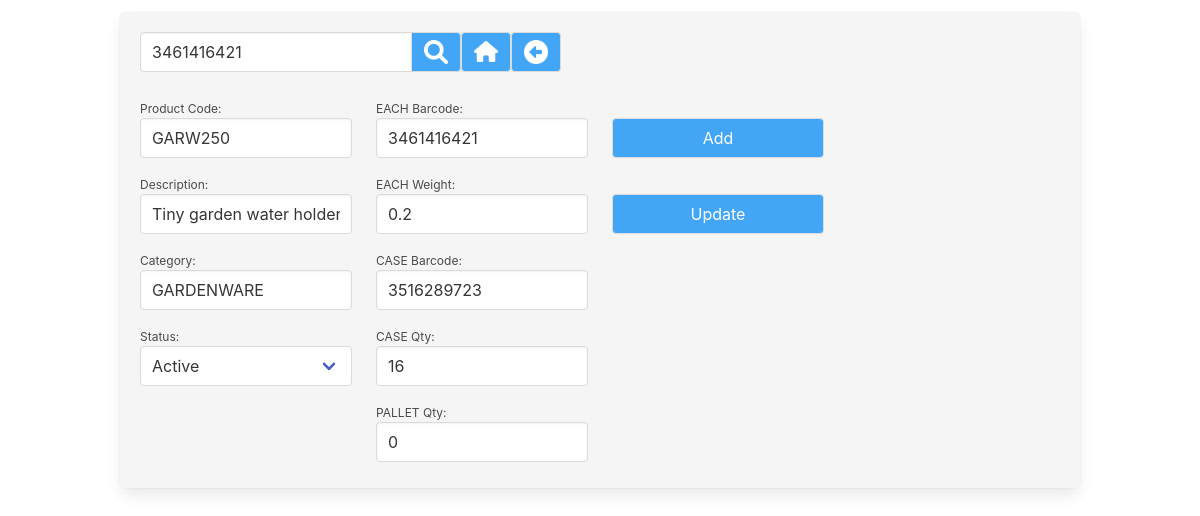
The page /gv_mgr_products.php?product=3461416421 (signed in) on the database its author committed.
### tables this page shows
CREATE TABLE "geb_product" (
	"prod_pkey"	INTEGER PRIMARY KEY AUTOINCREMENT,
	"prod_code"	TEXT,
	"prod_desc"	TEXT,
	"prod_category"	TEXT,
	"prod_each_barcode"	TEXT,
	"prod_each_weight"	TEXT,
	"prod_case_barcode"	TEXT,
	"prod_case_qty"	INTEGER DEFAULT 0,
	"prod_pall_qty"	INTEGER DEFAULT 0,
	"prod_phy_qty"	INTEGER DEFAULT 0,
	"prod_alloc_qty"	INTEGER DEFAULT 0,
	"prod_free_qty"	INTEGER DEFAULT 0,
	"prod_disabled"	INTEGER DEFAULT 0
);

### lib_login.php (called while the page is built, shortened)
<?php
class Login
{
	private $user_is_logged_in = false;
	public function is_session_started()
	{
		if (php_sapi_name() !== 'cli' )
		{
			if ( version_compare(phpversion(), '5.4.0', '>=') )
			{
				return session_status() === PHP_SESSION_ACTIVE ? TRUE : FALSE;
			}
		}
		return FALSE;
	}
	private function loginWithSessionData()
	{
		$this->user_is_logged_in = true;
	}
	public function isUserLoggedIn()
	{
		return $this->user_is_logged_in;
	}
}

### lib_functions.php (called while the page is built, shortened)
<?php
$box_size_str	=	'height:64px;';
function leave_numbers_only($input_string)
{
	return preg_replace('/[^0-9]/', '', trim($input_string));
}
function convert_dec_to_bin_with_padding($dec_value)
{
        $x = decbin($dec_value);
        return str_pad($x, 16, '0', STR_PAD_LEFT);
}
function core_acl_cookie_check($cookie_value)
{
	$outcome = false;
	$cookie_value	=	leave_numbers_only($cookie_value);
	if ($cookie_value == 1)	{	$outcome = true;	}
	return $outcome;
}
function can_user_access($cookie)
{
	$cookie_array	=	convert_dec_to_bin_with_padding(leave_numbers_only($cookie));
	return core_acl_cookie_check($cookie_array[0]);
}

### gv_mgr_products.php (the view, shortened to what this page needs)
<?php
require_once("lib_login.php");
$login = new Login();
if ($login->isUserLoggedIn() == true)
{
	require_once("lib_functions.php");
	if ( (can_user_access($_SESSION['user_inventory']))  AND  (leave_numbers_only($_SESSION['user_priv']) >=	min_priv))
	{
		require_once("lib_db_conn.php");
		$product_or_barcode		=	"";
		if (isset($_GET["product"]))
		{
			$product_or_barcode		=	trim($_GET["product"]);
		}
?>
<!DOCTYPE html>
<html lang="en">
<head>
	<link rel="stylesheet" href="css/bulma.css">
	<link rel="stylesheet" href="css/custom.css">
</head>
<body>
<?php
	echo '<div style="height:12px"></div>';
	echo '<section class="section is-paddingless">';
	echo	'<div class="container box has-background-light">';
	$page_form	=	'';
	$page_form	.=	'<form action="gv_mgr_products.php" method="get">';
		$page_form	.=	'<div class="field has-addons">';
			$page_form	.=	'<p class="control">';
			$page_form	.=		'<input class="input" type="text" id="product" name="product" placeholder="Product code" value="' . $product_or_barcode . '">';
			$page_form	.=	'</p>';
			$page_form	.=	'<p class="control">';
			$page_form	.=		'<button class="button manager_class iconSearch" style="width:50px;" type="submit"></button>';
			$page_form	.=	'</p>';
		$page_form	.=	'</div>';
	$page_form	.=	'</form>';
	$page_form	.=	'<p class="control">';
	$menu_link	=	"'index.php'";
	$page_form	.=		'<button class="button manager_class iconHome" style="width:50px;" onClick="open_link(' . $menu_link . ');"></button>';
	$page_form	.=	'</p>';
	$page_form	.=	'<p class="control">';
	$page_form	.=		'<button class="button manager_class iconBackArrow" style="width:50px;" onClick="goBack();"></button>';
	$page_form	.=	'</p>';
	echo '<nav class="level">
		<div class="level-left">
		<div class="level-item">
	' . $page_form . '
		</div>
		</div>
	</nav>';
	try
	{
		$is_barcode	=	false;
		if (is_numeric($product_or_barcode))	{	$is_barcode	=	true;	}
		$sql	=	"
			SELECT
			*
			FROM
			geb_product
			WHERE
		";
		if ($is_barcode)
		{
			$sql	.=	" prod_each_barcode = :iprod_each_bar OR prod_case_barcode = :iprod_case_bar";
		}
		else
		{
			$sql	.=	" prod_code = :iprod_code ";
		}
		$columns_html	=	"";
		$prod_pkey			=	0;
		$prod_code			=	"";
		$prod_desc			=	"";
		$prod_category		=	"";
		$prod_each_barcode	=	"";
		$prod_each_weight	=	"";
		$prod_case_barcode	=	"";
		$prod_case_qty		=	0;
		$prod_pall_qty		=	0;
		$prod_disabled		=	0;
		if ($stmt = $db->prepare($sql))
		{
			if ($is_barcode)
			{
				$stmt->bindValue(':iprod_each_bar',	$product_or_barcode,	PDO::PARAM_STR);
				$stmt->bindValue(':iprod_case_bar',	$product_or_barcode,	PDO::PARAM_STR);
			}
			else
			{
				$stmt->bindValue(':iprod_code',	$product_or_barcode,	PDO::PARAM_STR);
			}
			$stmt->execute();
			while($row = $stmt->fetch(PDO::FETCH_ASSOC))
			{
				$prod_pkey				=	trim($row['prod_pkey']);
				$prod_code				=	trim($row['prod_code']);
				$prod_desc				=	trim($row['prod_desc']);
				$prod_category			=	trim($row['prod_category']);
				$prod_each_barcode		=	trim($row['prod_each_barcode']);
				$prod_each_weight		=	trim($row['prod_each_weight']);
				$prod_case_barcode		=	trim($row['prod_case_barcode']);
				$prod_case_qty			=	trim($row['prod_case_qty']);
				$prod_pall_qty			=	trim($row['prod_pall_qty']);
				$prod_disabled			=	trim($row['prod_disabled']);
			}
			$columns_html	.=	'<div class="columns">';
			$columns_html	.=	'<div class="column is-3">';
			$status_html	=	'<option value="0"';
			if ($prod_disabled == 0)	{	$status_html	.=	' selected';	}
			$status_html	.=	'>Active</option>';
			$status_html	.=	'<option value="1"';
			$status_html	.=	'>Disabled</option>';
			$details_html	=	'
<div class="field" style="'. $box_size_str .'">
	<p class="help">Product Code:</p>
	<div class="control">
		<input id="id_product_code" class="input is-normal" type="text" placeholder="e.g. CLSPMRD" value="'. $prod_code .'" name="id_product_code" required>
	</div>
</div>
<div class="field" style="'. $box_size_str .'">
	<p class="help">Description:</p>
	<div class="control">
		<input id="id_product_description" class="input is-normal" type="text" placeholder="Collection Sports Medium Red" value="'. $prod_desc . '" name="id_product_description">
	</div>
</div>
<div class="field" style="'. $box_size_str .'">
	<p class="help">Category:</p>
	<div class="control">
		<input id="id_product_category" class="input is-normal" type="text" placeholder="GARDENWARE" value="'. $prod_category. '" name="id_product_category">
	</div>
</div>
<div class="field" style="'. $box_size_str .'">
	<p class="help">Status:</p>
	<div class="field is-narrow">
	  <div class="control">
		<div class="select is-fullwidth">
			<select id="id_disabled" name="id_disabled">' . $status_html . '
			</select>
		</div>
	  </div>
	</div>
</div>
';
			$columns_html	.=	$details_html;
			$columns_html	.=	'</div>';
			$columns_html	.=	'<div class="column is-3">';
			$details_html	=	'
<div class="field" style="'. $box_size_str .'">
	<p class="help">EACH Barcode:</p>
	<div class="control">
		<input id="id_each_barcode" class="input is-normal" type="text" placeholder="87341285732154" value="'. $prod_each_barcode .'" name="id_each_barcode">
	</div>
</div>
<div class="field" style="'. $box_size_str .'">
	<p class="help">EACH Weight:	</p>
	<div class="control">
		<input id="id_each_weight" class="input is-normal" type="text" placeholder="4.25" value="'. $prod_each_weight . '" name="id_each_weight">
	</div>
</div>
<div class="field" style="'. $box_size_str .'">
	<p class="help">CASE Barcode:</p>
	<div class="control">
		<input id="id_case_barcode" class="input is-normal" type="text" placeholder="51682361869185" value="'. $prod_case_barcode. '" name="id_case_barcode">
	</div>
</div>
<div class="field" style="'. $box_size_str .'">
	<p class="help">CASE Qty:</p>
	<div class="control">
		<input id="id_case_qty" class="input is-normal" type="text" placeholder="12" value="'. $prod_case_qty. '" name="id_case_qty">
	</div>
</div>
<div class="field" style="'. $box_size_str .'">
	<p class="help">PALLET Qty:</p>
	<div class="control">
		<input id="id_pall_qty" class="input is-normal" type="text" placeholder="144" value="'. $prod_pall_qty. '" name="id_pall_qty">
	</div>
</div>';
			$columns_html	.=	$details_html;
			$columns_html	.=	'</div>';
			$columns_html	.=	'<div class="column is-3">';
			$details_html	=	'
<div class="field" style="'. $box_size_str .'">
	<p class="help">&nbsp;</p>
	<div class="control">
		<button class="button manager_class is-fullwidth"  onclick="add_item();">Add</button>
	</div>
</div>
<div class="field" style="'. $box_size_str .'">
	<p class="help">&nbsp;</p>
	<div class="control">
		<button class="button manager_class is-fullwidth"  onclick="update_item();">Update</button>
	</div>
</div>
<div class="field" style="'. $box_size_str .'">
	<p class="help">&nbsp;</p>
	<div class="control">
		<input id="id_hidden" class="input is-normal" type="hidden" value="' . $prod_pkey . '">
	</div>
</div>
';
			$columns_html	.=	$details_html;
			$columns_html	.=	'</div>';
			$columns_html	.=	'</div>';
			echo	$columns_html;
		}
		else
		{
			echo "Details Query Failed!";
		}
	}
	catch(PDOException $e)
	{
		print_message(1, $e->getMessage());
	}
	echo '</div>';
echo '</section>';
	}
	else
	{
		include("not_logged_in.php");
	}
}
else
{
    include("not_logged_in.php");
}
?>
</body>
</html>

### css/custom.css (style rules this page uses)
.manager_class { background-color: #42A5F5; color: white; }
.iconBackArrow { background-image: url(../../images/icon_back.png); background-repeat: no-repeat; background-position: center; background-size: 24px; }
.iconHome { background-image: url(../../images/icon_home.png); background-repeat: no-repeat; background-position: center; background-size: 24px; }
.iconSearch { background-image: url(../../images/icon_search.png); background-repeat: no-repeat; background-position: center; background-size: 24px; }

### rows shown on the page
geb_product: id_product_code "GARW250", id_product_description "Tiny garden water holder", id_product_category "GARDENWARE", id_disabled "Active", id_each_barcode "3461416421", id_each_weight "0.2", id_case_barcode "3516289723", id_case_qty "16", id_pall_qty "0"
